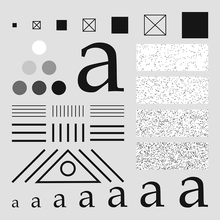
%> input picture PROJECT_8/testpattern1024.tif, 220 x 220 px, shrunk from 1024 x 1024 before the run
$ octave PEDRO_MATIAS_PROJECT_8.m   (GNU Octave 9; MATLAB toolbox functions it lacks are replaced by stand-ins)
%> lines starting %> are read from the running program, lines starting %| are printed output that depends on the picture; in (x1, y1, x2, y2) boxes, pixels count from 0 and x2, y2 are one past the last pixel; in counts of white or black regions, pixels touching at a corner belong together; the program's own positions count from 1
%> further down, f is the input picture: size 220x220 uint8; min 0, max 255, mean 204.2
### PROJECT_8/twodSFilter.m
function [g] = twodSFilter(f,w)
%TWODSFILTER Executa filtragem espacial 2-D de imagem, f
%   f=imagem#1; w=kernel#2
%   g = imagem_filtrada

% Dimensões da imagem
[M,N] = size(f);
%> M = 220; N = 220
[m,n] = size(w);

%Padding na imagem
r = round((m-1)/2);
c = round((n-1)/2);

h = imagePad4e(f,r,c,'replicate');

% Prototipo de matriz
g = im2uint8(zeros(M,N));
for x=1+r:M+r
    for y=1+c:N+c
        % Extraçao da submatriz com o pixel f(x,y) centralizado, usando
        % a matriz com o padding de replicação
        z = h(x-r:x+r,y-c:y+c); %centralizando os pixels da matriz f
        for s = 1:m
            for t = 1:n
                % Cada pixel da f(x,y) está deslocado em r no eixo x e c no
                % eixo y, realizando a convolução do kernel w com a
                % submatriz z, e atribuindo a posição correta em g.
                g(x-r,y-c) = g(x-r,y-c) + round(w(s,t)*z(s,t));
            end
        end
    end
end


end

### PROJECT_8/imagePad4e.m
function [g] = imagePad4e(f,r,c,padtype)
%> called with r = 1, c = 1, padtype = 'replicate'
% [7 lines of commented-out code are left out]
[M,N] = size(f);
%> M = 220; N = 220

% Prototipo de G, com r linhas em cima e em baixo
% e c colunas na esquerda e na direita
Mnew = M+2*r;
%> Mnew = 222
Nnew = N+2*c;
%> Nnew = 222
g  = im2uint8(zeros(Mnew,Nnew));
if nargin == 3
   % Se tiver so 3 parametros de entrada o default é pad zeros
   % copia da matriz f na submatriz g
   g(1+r:Mnew-r , 1+c:Nnew-c) = f;

elseif nargin == 4
    % Se tiver 4, o quarto é o padtype
    switch padtype
        case 'zeros'
            % copia da matriz f na submatriz g
            g(1+r:Mnew-r , 1+c:Nnew-c) = f;

        case 'replicate'

            % Replicação nas linhas acima
            for x = 1:r
                g(x,1+c:Nnew-c) = f(1,:);
            end
            % Replicação nas linhas abaixo
            for x = Mnew-r:Mnew
                g(x,1+c:Nnew-c) = f(M,:);
            end
%> g: size 222x222 uint8; min 0, max 225, mean 3
            % Replicação nas colunas à esquerda
            for y = 1:c
                 g(1+r:Mnew-r,y) = f(:,1);
            end
%> g: size 222x222 uint8; min 0, max 225, mean 4
            % Replicação nas colunas à direita
            for y = Nnew-c:Nnew
                 g(1+r:Mnew-r,y) = f(:,M);
            end
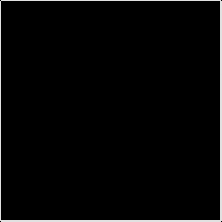
%> g: size 222x222 uint8; min 0, max 225, mean 6
            % Preenchimento das submatrizes de quina (cantos)
            g(1:r , 1:c)                = f(1,1); %superior esquerda
%> g: size 222x222 uint8; under 0.01% of pixels changed, all inside (x1, y1, x2, y2) = (0, 0, 1, 1)
            g(Mnew-r:Mnew ,1:c)         = f(M,1); %inferior esquerda
%> g: size 222x222 uint8; min 0, max 225, mean 6; mean of the top-left, top-right, bottom-left and bottom-right quarters 4, 6, 6, 8
            g(1:r , Nnew-c:Nnew)        = f(1,N); %superior direito
            g(Mnew-r:Mnew ,Nnew-c:Nnew) = f(M,N); %inferior direito

            % copia da matriz f para a submatriz g
            g(1+r:Mnew-r , 1+c:Nnew-c) = f;

        otherwise
            warning('padtype não definido, apenas zeros e replicate');

end

end

### PROJECT_8/PEDRO_MATIAS_PROJECT_8.m
%% TESTE DE FILTRAGEM ESPACIAL

% Lendo as imagens de teste
f = imread('testpattern1024.tif');


% Teste sua função implementando um filtro passa-baixa (filtro espacial
% de média) para reduzir as transições agudas em intensidade
% com w = 3X3, 11x11 e 21x21

w1(1:3,1:3)   = 1/(3*3);
w2(1:11,1:11) = 1/(11*11);
w3(1:21,1:21) = 1/(21*21);

g1 = twodSFilter(f,w1);
%> after the loop in twodSFilter, `for x=1+r:M+r`:
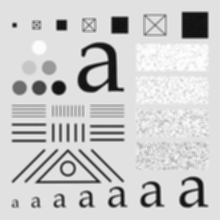
%> g: size 220x220 uint8; min 13, max 252, mean 204.2
g2 = twodSFilter(f,w2);
%> call 2 of imagePad4e, with r = 5, c = 5, padtype = 'replicate'
%> after the loop in imagePad4e (call 2), `for x = Mnew-r:Mnew`:
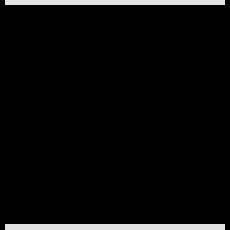
%> g: size 230x230 uint8; min 0, max 225, mean 10.3
%> after the loop in imagePad4e (call 2), `for y = 1:c`:
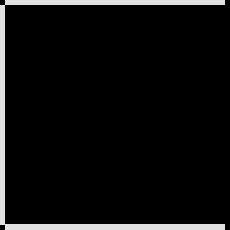
%> g: size 230x230 uint8; 2.08% of pixels changed, all inside (x1, y1, x2, y2) = (0, 5, 5, 225)
%> after the loop in imagePad4e (call 2), `for y = Nnew-c:Nnew`:
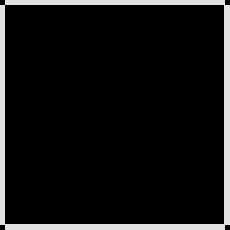
%> g: size 230x230 uint8; 2.49% of pixels changed, all inside (x1, y1, x2, y2) = (224, 5, 230, 225)
%> in imagePad4e (call 2), `g(1:r , 1:c)                = f(1,1);`: g: size 230x230 uint8; 0.05% of pixels changed, all inside (x1, y1, x2, y2) = (0, 0, 5, 5)
%> in imagePad4e (call 2), `g(Mnew-r:Mnew ,1:c)         = f(M,1);`: g: size 230x230 uint8; min 0, max 225, mean 20.8
%> in imagePad4e (call 2), `g(1:r , Nnew-c:Nnew)        = f(1,N);`: g: size 230x230 uint8; min 0, max 225, mean 20.9
%> in imagePad4e (call 2), `g(Mnew-r:Mnew ,Nnew-c:Nnew) = f(M,N);`:
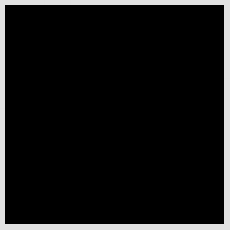
%> g: size 230x230 uint8; min 0, max 225, mean 21
%> in imagePad4e (call 2), `g(1+r:Mnew-r , 1+c:Nnew-c) = f;`:
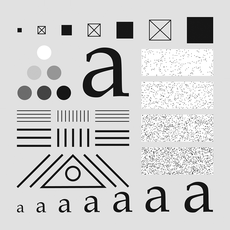
%> g: size 230x230 uint8; min 0, max 255, mean 205.9
%> (the run ends here)
